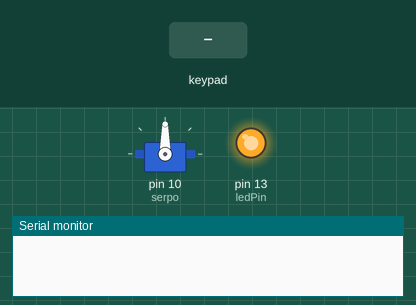
Recording of a sketch running on a simulated Arduino Uno, built with avr-gcc and run on an emulated ATmega328P. Parts: servo, output pins drawn as LEDs (lit = HIGH), the last lines printed to the serial monitor. The inputs (shaded band) are chosen by the test bench.

Above: at 1.2 s.
1.3 s: key '9' pressed
At 4.16 s:
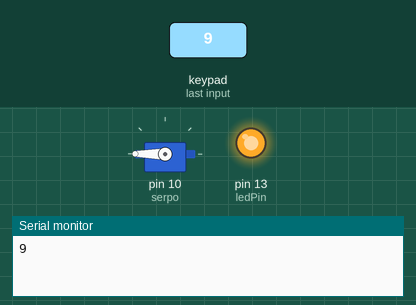
4.3 s: keypad keys 9 8 7 6 # pressed 0.4 s apart
At 4.46 s:
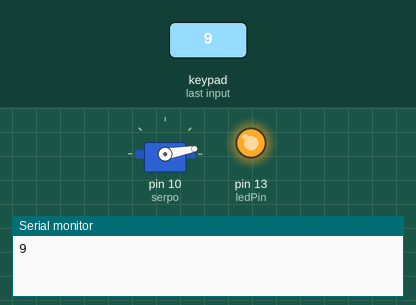
10.5 s: keypad keys 9 8 7 6 * pressed 0.4 s apart
At 10.95 s:
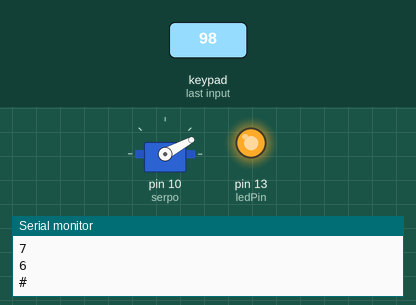
16.7 s: keypad keys 9 8 7 6 D pressed 0.4 s apart
Timing chart, 0 to 20.9 s (numbered marks = the images above; inputs shaded):
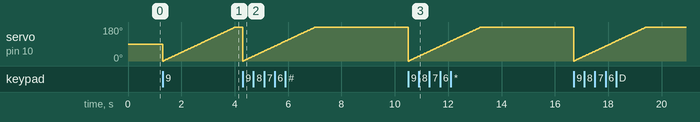

The sketch:

control_servo_keypad.ino
```cpp
#include <Servo.h>
#include <Keypad.h>

const byte ROWS = 4; //four rows
const byte COLS = 4; //three columns
char keys[ROWS][COLS] = {
  {'1', '2', '3', 'A'},
  {'4', '5', '6', 'B'},
  {'7', '8', '9', 'C'},
  {'*', '0', '#', 'D'}
};

byte rowPins[ROWS] = {9, 8, 7, 6};
byte colPins[COLS] = {5, 4, 3, 2};
Servo serpo;
Keypad keypad = Keypad( makeKeymap(keys), rowPins, colPins, ROWS, COLS );
byte ledPin = 13;
int pos = 0;
boolean blink = false;
boolean ledPin_state;

void setup(){
    Serial.begin(9600);
    serpo.attach(10);
    pinMode(ledPin, OUTPUT);              // Sets the digital pin as output.
    digitalWrite(ledPin, HIGH);           // Turn the LED on.
    ledPin_state = digitalRead(ledPin);   // Store initial LED state. HIGH when LED is on.
    keypad.addEventListener(keypadEvent); // Add an event listener for this keypad
}

void loop(){
    char key = keypad.getKey();

    if (key) {
        Serial.println(key);
    }
    if (blink){
        digitalWrite(ledPin,!digitalRead(ledPin));    // Change the ledPin from Hi2Lo or Lo2Hi.
        delay(100);
    }
}

// Taking care of some special events.
void keypadEvent(KeypadEvent key){
    switch (keypad.getState()){
    case PRESSED:
        if (key == '9') {
            for (pos = 0; pos <= 180; pos += 1) { // goes from 0 degrees to 180 degrees
    // in steps of 1 degree
    serpo.write(pos);              // tell servo to go to position in variable 'pos'
    delay(15);
        }
        break;

    case RELEASED:
        if (key == '*') {
            digitalWrite(ledPin,ledPin_state);    // Restore LED state from before it started blinking.
            blink = false;
        }
        break;

    case HOLD:
        if (key == '*') {
            blink = true;    // Blink the LED when holding the * key.
        }
        break;
    }
}
}
```
